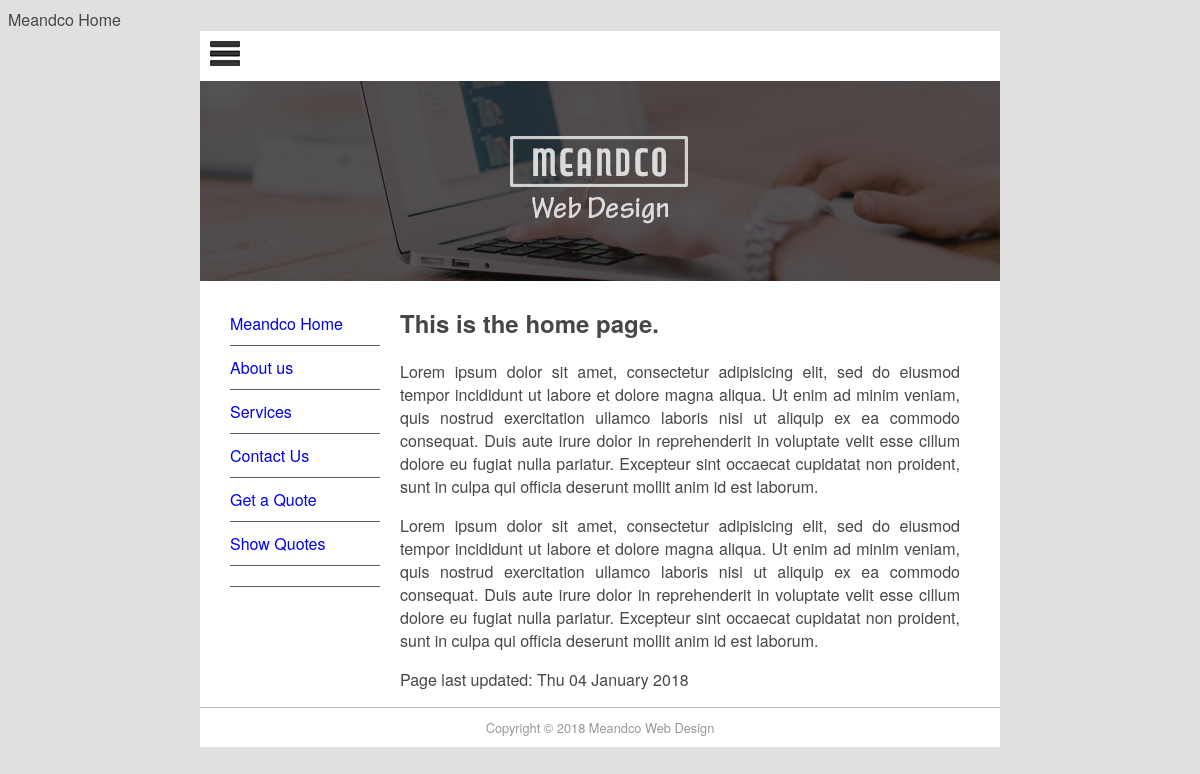
The page / on the database its author committed.
### pages/models.py (models this page shows, shortened)
class Page(models.Model):
    title = models.CharField(max_length=60)
    permalink = models.CharField(max_length=12, unique = True)
    update_date = models.DateTimeField('Last Updated')
    bodytext = models.TextField('Page Content', blank=True)

### pages/views.py (the view)
# urls.py: url(r'([^/]*)', views.index, name = 'index'),
def index (request, pagename):
    pagename = '/' + pagename
    pg= get_object_or_404(Page, permalink=pagename)
    context ={
        'title' : pg.title,
        'content' : pg.bodytext,
        'last_updated' : pg.update_date,
        'page_list' : Page.objects.all(),
    }
    return render(request, 'pages/page.html', context)

### mfdw_site/templates/pages/page.html (shortened to what this page needs)
{% extends "base.html" %}
{% block sidenav %}
  {% for page in page_list %}
  <li>
    <a href="{{page.permalink}}">{{page.title}}</a>
  </li>
  {% endfor %}
{% endblock sidenav %}
{% block content %}
{% autoescape off %}
{{ content }}
{% endautoescape %}
<p>
  Page last updated: {{ last_updated|date:'D d F Y'}}
</p>
{% endblock content %}

### mfdw_site/static/main.css (style rules this page uses)
body { background-color: #E0E0E0; font-family: Gotham, "Helvetica Neue", Helvetica, Arial, sans-serif; text-align: justify; color: #474747; }
#nav li { padding-top: 10px; padding-bottom: 10px; font-size: 1em; list-style-type: none; border-bottom: thin solid #5F5F5F; color: #4C4C4C; left: 0px; list-style-position: inside; margin-left: -10px; }
#nav li a { text-decoration: none; }

### rows shown on the page
Page: title "Meandco Home", bodytext "This is the home page. Lorem ipsum dolor sit amet, consectetur adipisicing elit, sed do eiusmod tempor incididunt ut labore et dolore magna aliqua. Ut enim ad minim veniam, quis nostrud exercitation ullamco laboris nisi ut aliquip ex ea commodo consequat. Duis aute irure dolor in reprehenderit in voluptate velit esse cillum dolore eu fugiat nulla pariatur. Excepteur sint occaecat cupidatat non proident, sunt in culpa qui officia deserunt mollit anim id est laborum. Lorem ipsum dolor sit amet, consectetur adipisicing elit, sed do eiusmod tempor incididunt ut labore et dolore magna aliqua. Ut enim ad minim veniam, quis nostrud exercitation ullamco laboris nisi ut aliquip ex ea commodo…", update_date "Thu 04 January 2018"
Page: title "About us"
Page: title "Services"
